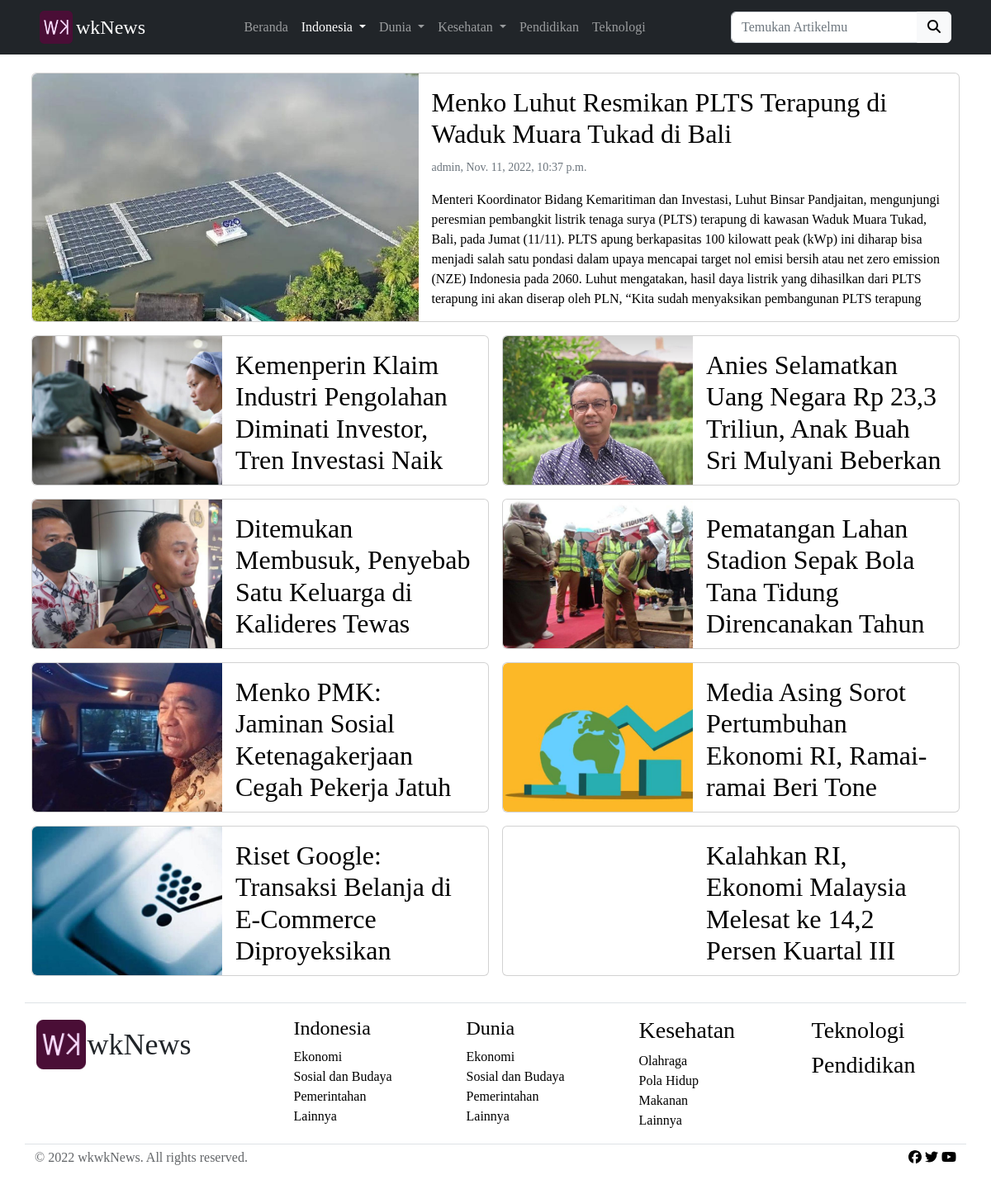
Screenshot of /indonesia/ with the database file from the repository.
### indonesia/models.py (models this page shows, shortened)
class Post(models.Model):
    title = models.CharField(max_length=255, unique=True)
    author = models.CharField(max_length=255, default='admin')
    category = models.CharField(max_length=255, choices=CategoryChoice.choices, default=CategoryChoice.lainnya)
    image = models.ImageField(upload_to='static/indonesia/')
    body = models.TextField()
    time = models.DateTimeField(auto_now_add=True)
    slug = models.SlugField(blank=True)
    def getUrl(self):
        return f"/indonesia/{self.category}/{self.slug}"

### indonesia/views.py (the view)
# urls.py: path('', views.index),
def index(request):
    mainPost = Post.objects.order_by('-time')[0]
    posts= Post.objects.order_by('-time')[1:]
    contentText = {
        'title' : 'Indonesia',
        'path' : 'wkwkNews',
        'post_main' :mainPost,
        'post_list' : posts
    }
    return render(request, 'post/index.html', contentText)

### templates/post/index.html (shortened to what this page needs)
{% extends 'base.html' %}
{% load static %}
{% block content %}
<main class="container">
    <div class="row content justify-content-around">
        <div class="col-md-12 p-2">
            <a class="card main-post" href="{{ post_main.getUrl }}">
                <div class="row g-0">
                    <div class="col-md-5 img-fluid rounded-start" style="background-image: url('{{ post_main.image.url }}');"></div>
                    <div class="col-md-7">
                        <div class="card-body">
                            <h2 class="card-title">{{ post_main.title }}</h2>
                            <p class="card-text"><small class="text-muted">{{ post_main.author }}, {{ post_main.time }}</small></p>
                            <p class="card-text">{{ post_main.body }}</p>
                        </div>
                    </div>
                </div>
            </a>
        </div>
        {% for post in post_list %}
        <div class="col-lg-6 p-2">
            <a class="card post" href="{{ post.getUrl }}">
                <div class="row g-0">
                    <div class="col-md-5 img-fluid rounded-start" style="background-image: url('{{ post.image.url }}');"></div>
                    <div class="col-md-7">
                        <div class="card-body">
                            <h2 class="card-title">{{ post.title }}</h2>
                        </div>
                    </div>
                </div>
            </a>
        </div>
        {% endfor %}
    </div>
</main>
{% endblock content %}

### static/styles/main.css (style rules this page uses)
body { font-family: "paragraph2"; }
body h2 { font-family: "heading2"; }
main { margin-top: 80px; }
main .content .main-post { color: black; text-decoration: none; }
main .content .main-post .img-fluid { background-size: cover; height: 300px; }
main .content .main-post .card-body { height: 290px; overflow: hidden; }
main .content .post { color: black; text-decoration: none; }
main .content .post .img-fluid { background-size: cover; height: 180px; }
main .content .post .card-body { height: 170px; overflow: hidden; }

### rows the page displays
Post: image (picture), title "Menko Luhut Resmikan PLTS Terapung di Waduk Muara Tukad di Bali", author "admin", time "Nov. 11, 2022, 10:37 p.m.", body "Menteri Koordinator Bidang Kemaritiman dan Investasi, Luhut Binsar Pandjaitan, mengunjungi peresmian pembangkit listrik tenaga surya (PLTS) terapung di kawasan Waduk Muara Tukad, Bali, pada Jumat (11/11). PLTS apung berkapasitas 100 kilowatt peak (kWp) ini diharap bisa menjadi salah satu pondasi dalam upaya mencapai target nol emisi bersih atau net zero emission (NZE) Indonesia pada 2060. Luhut mengatakan, hasil daya listrik yang dihasilkan dari PLTS terapung ini akan diserap oleh PLN, “Kita sudah menyaksikan pembangunan PLTS terapung…"
Post: image (picture), title "Kemenperin Klaim Industri Pengolahan Diminati Investor, Tren Investasi Naik"
Post: image (picture), title "Anies Selamatkan Uang Negara Rp 23,3 Triliun, Anak Buah Sri Mulyani Beberkan…"
Post: image (picture), title "Ditemukan Membusuk, Penyebab Satu Keluarga di Kalideres Tewas…"
Post: image (picture), title "Pematangan Lahan Stadion Sepak Bola Tana Tidung Direncanakan Tahun…"
Post: image (picture), title "Menko PMK: Jaminan Sosial Ketenagakerjaan Cegah Pekerja Jatuh…"
Post: image (picture), title "Media Asing Sorot Pertumbuhan Ekonomi RI, Ramai-ramai Beri Tone…"
Post: image (picture), title "Riset Google: Transaksi Belanja di E-Commerce Diproyeksikan…"
Post: title "Kalahkan RI, Ekonomi Malaysia Melesat ke 14,2 Persen Kuartal III…"
